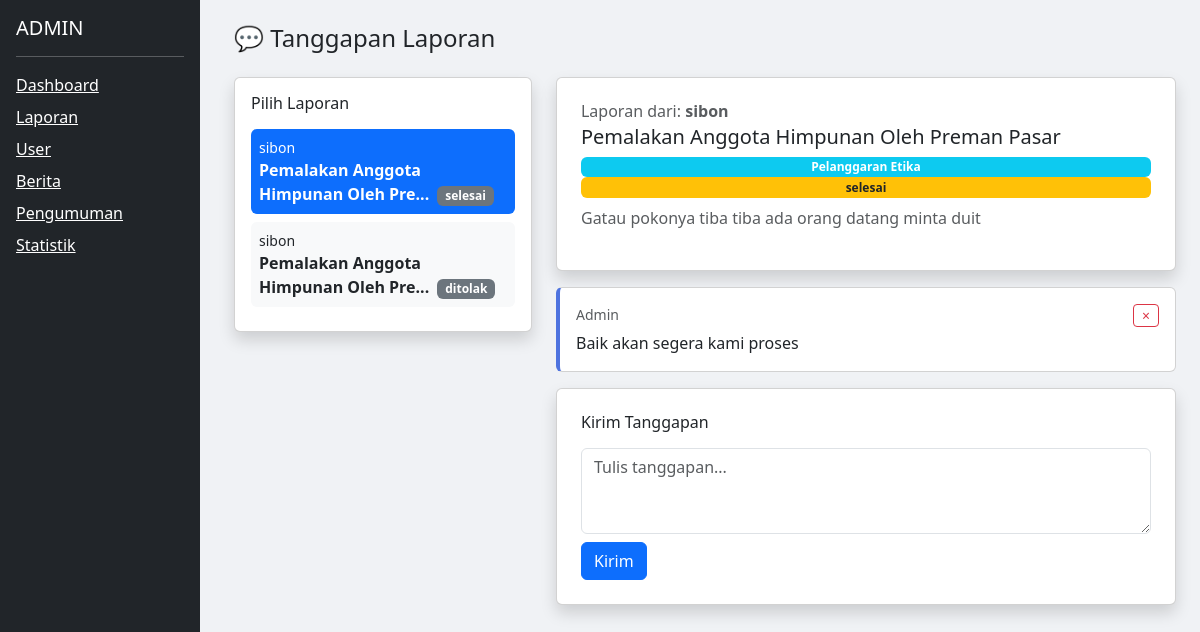
The app's page /admin/tanggapan.php?laporan_id=2 (signed in) with its own data.
### tables this page shows
CREATE TABLE `laporan` (
  `id` int NOT NULL,
  `user_id` int DEFAULT NULL,
  `judul` varchar(255) DEFAULT NULL,
  `kategori` varchar(100) DEFAULT NULL,
  `kronologi` text,
  `lokasi` varchar(100) DEFAULT NULL,
  `status` enum('pending','ditinjau','diproses','selesai','ditolak') DEFAULT 'pending',
  `created_at` timestamp NULL DEFAULT CURRENT_TIMESTAMP
);

CREATE TABLE `users` (
  `id` int NOT NULL,
  `nama` varchar(100) DEFAULT NULL,
  `nim` varchar(20) DEFAULT NULL,
  `divisi` varchar(50) DEFAULT NULL,
  `jabatan` varchar(50) DEFAULT NULL,
  `password` varchar(100) DEFAULT NULL,
  `role` enum('admin','user') NOT NULL DEFAULT 'user',
  `status` enum('aktif','suspended') DEFAULT 'aktif',
  `foto` varchar(255) DEFAULT ''
);

CREATE TABLE `tanggapan` (
  `id` int NOT NULL,
  `laporan_id` int DEFAULT NULL,
  `admin_id` int DEFAULT NULL,
  `isi` text,
  `created_at` timestamp NULL DEFAULT CURRENT_TIMESTAMP
);

### admin/tanggapan.php (the view, shortened to what this page needs)
<?php
include '../config/koneksi.php';
$lid      = isset($_GET['laporan_id']) ? (int)$_GET['laporan_id'] : 0;
$laporan  = $lid ? mysqli_fetch_assoc(mysqli_query($conn, "SELECT laporan.*, users.nama FROM laporan JOIN users ON laporan.user_id=users.id WHERE laporan.id='$lid'")) : null;
$tanggapan = $lid ? mysqli_query($conn, "SELECT * FROM tanggapan WHERE laporan_id='$lid' ORDER BY id ASC") : null;
$daftarLaporan = mysqli_query($conn, "SELECT laporan.id, laporan.judul, laporan.status, users.nama FROM laporan JOIN users ON laporan.user_id=users.id ORDER BY laporan.id DESC");
?>
<!DOCTYPE html>
<html lang="id">
<head>
    <link href="../assets/css/bootstrap.min.css" rel="stylesheet">
</head>
<body>
<div class="d-flex">
    <?php include '../partials/sidebar.php'; ?>
    <div class="flex-grow-1 p-4" style="margin-left:210px;">
        <h4 class="mb-4">💬 Tanggapan Laporan</h4>
        <div class="row g-4">
            <div class="col-md-4">
                <div class="card shadow p-3">
                    <h6 class="mb-3">Pilih Laporan</h6>
                    <?php while ($d = mysqli_fetch_assoc($daftarLaporan)): ?>
                        <a href="?laporan_id=<?= $d['id'] ?>"
                            class="d-block text-decoration-none mb-2 p-2 rounded <?= ($lid == $d['id']) ? 'bg-primary text-white' : 'bg-light text-dark' ?>">
                            <small class="d-block"><?= htmlspecialchars($d['nama']) ?></small>
                            <strong><?= htmlspecialchars(substr($d['judul'], 0, 35)) ?>...</strong>
                            <span class="badge bg-secondary ms-1"><?= $d['status'] ?></span>
                        </a>
                    <?php endwhile; ?>
                </div>
            </div>
            <div class="col-md-8">
                <?php if ($laporan): ?>
                    <div class="card shadow p-4 mb-3">
                        <h6 class="text-muted mb-1">Laporan dari: <strong><?= htmlspecialchars($laporan['nama']) ?></strong></h6>
                        <h5><?= htmlspecialchars($laporan['judul']) ?></h5>
                        <span class="badge bg-info"><?= $laporan['kategori'] ?></span>
                        <span class="badge bg-warning text-dark"><?= $laporan['status'] ?></span>
                        <p class="mt-2 text-muted"><?= nl2br(htmlspecialchars($laporan['kronologi'])) ?></p>
                    </div>
                    <div class="mb-3">
                        <?php if (mysqli_num_rows($tanggapan) == 0): ?>
                            <p class="text-muted">Belum ada tanggapan.</p>
                        <?php else: ?>
                            <?php while ($t = mysqli_fetch_assoc($tanggapan)): ?>
                                <div class="card chat-bubble mb-2 p-3">
                                    <div class="d-flex justify-content-between">
                                        <small class="text-muted">Admin</small>
                                        <a href="?hapus=<?= $t['id'] ?>&lid=<?= $lid ?>"
                                            class="btn btn-sm btn-outline-danger py-0"
                                            onclick="return confirm('Hapus tanggapan ini?')">×</a>
                                    </div>
                                    <p class="mb-0 mt-1"><?= nl2br(htmlspecialchars($t['isi'])) ?></p>
                                </div>
                            <?php endwhile; ?>
                        <?php endif; ?>
                    </div>
                    <div class="card shadow p-4">
                        <h6 class="mb-3">Kirim Tanggapan</h6>
                        <form method="POST">
                            <textarea name="isi" class="form-control mb-2" rows="3" placeholder="Tulis tanggapan..." required></textarea>
                            <button name="kirim_tanggapan" class="btn btn-primary">Kirim</button>
                        </form>
                    </div>
                <?php else: ?>
                    <div class="alert alert-info">Pilih laporan dari daftar untuk melihat tanggapan.</div>
                <?php endif; ?>
            </div>
        </div>
    </div>
</div>
</body>
</html>

### admin/tanggapan.php (style rules this page uses)
body { background: #f0f2f5; }
.chat-bubble { border-left: 4px solid #4e73df; background: #fff; }

### records on screen
laporan: user.nama "sibon", judul "Pemalakan Anggota Himpunan Oleh Pre", status "selesai", judul "Pemalakan Anggota Himpunan Oleh Preman Pasar", kategori "Pelanggaran Etika", kronologi "Gatau pokonya tiba tiba ada orang datang minta duit"
laporan: user.nama "sibon", judul "Pemalakan Anggota Himpunan Oleh Pre", status "ditolak"
tanggapan: isi "Baik akan segera kami proses"
